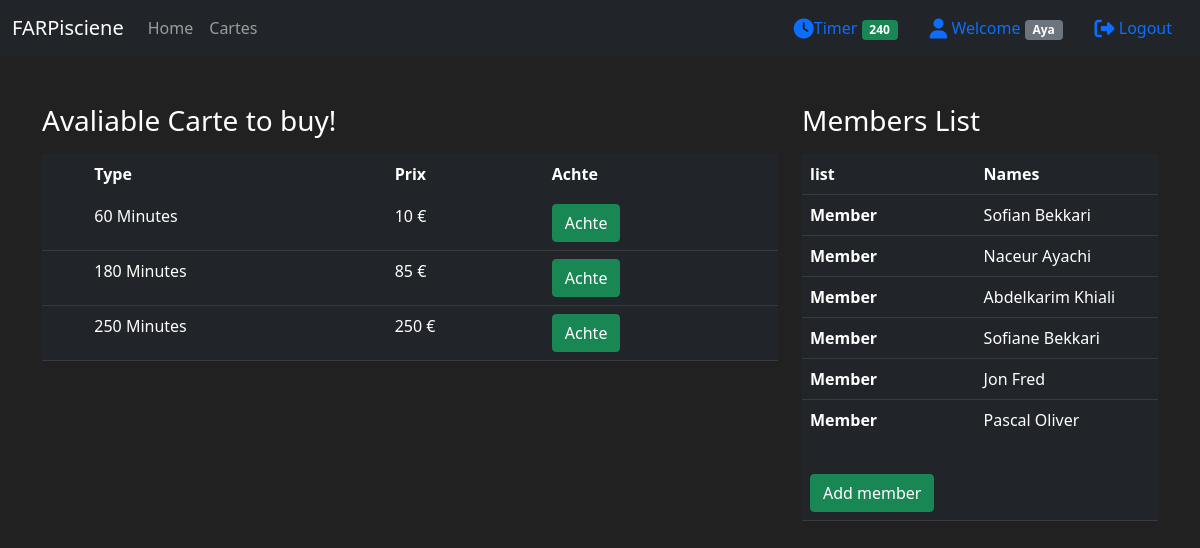
Screenshot of /carte (signed in) with the database file from the repository.
### far_app/models.py (models this page shows, shortened)
class Client(db.Model, UserMixin):
    id = db.Column(db.Integer(), primary_key=True)
    nom = db.Column(db.String(length=30), nullable=False)
    prenom = db.Column(db.String(length=30), nullable=False)
    telephone = db.Column(db.String(length=10), nullable=False, unique=True)
    code_pin = db.Column(db.Integer(), nullable=False) # ADD PIN CODE
    email = db.Column(db.String(length=50), nullable=False, unique=True)
    password_hash = db.Column(db.String(length=68), nullable=False)
    adresse_rue = db.Column(db.String(length=30))
    code_postal = db.Column(db.String(length=8))
    ville = db.Column(db.String(length=10))
    memo = db.Column(db.String(length=256))
    timer = db.Column(db.Integer(), default=0)
    cartes = db.relationship('Carte', backref='owned_user', lazy=True)
    members = db.relationship('Member', backref='main_user', lazy=True)
    '''
    need function later
    '''
    @property
    def password(self):
        return self.password

class Carte(db.Model):
    id = db.Column(db.Integer(), primary_key=True)
    solde = db.Column(db.Integer(), nullable=False)
    code_pin = db.Column(db.String(length=8))
    type_carte = db.Column(db.String(), nullable=False)
    date_achat = db.Column(db.String())#test time
    date_exp = db.Column(db.String())
    owner = db.Column(db.Integer(), db.ForeignKey('client.id'))

class Member(db.Model):
    id = db.Column(db.Integer(), primary_key=True)
    member_nom = db.Column(db.String(length=30), nullable=False)
    member_prenom = db.Column(db.String(length=30), nullable=False)
    member_age = db.Column(db.String(length=30))
    owner_member = db.Column(db.Integer(), db.ForeignKey('client.id'))

### far_app/routes.py (the view, shortened to what this page needs)
@app.route('/carte', methods=['GET', 'POST'])
@login_required # REQUIRE CLIENT TO LOGIN BEFORE ACCESS THIS PAGE
def carte_page():
    member_form = AddMemberForm()
    purchase_form = PurchaseCartForm()
    if request.method == "GET":
        user_id = current_user.id
        cartes = Carte.query.all()
        members = Member.query.filter_by(owner_member=user_id)
        print(f'THIS MEMBER SHIP WITH THIS CLIENT: {members}')
        return render_template('carte.html', cartes=cartes, members=members, purchase_form=purchase_form, member_form=member_form)

### far_app/models.py (called while the page is built)
@login_manager.user_loader
def load_user(user_id):
    return Client.query.get(int(user_id))

### far_app/Templates/Carte.html (shortened to what this page needs)
{% extends 'layout.html' %} {% block title %} Cartes page {% endblock %} {%
block body %}
<div class="container">
  <div class="row">
    <div class="col-8">
      <h3 class="mt-5">Avaliable Carte to buy!</h3>
        <table class="table mt-3">
          <thead>
            <tr class="table-dark">
              <th scope="col"></th>
              <th scope="col">Type</th>
              <th scope="col">Prix</th>
              <th scope="col">Achte</th>
            </tr>
          </thead>
          <tbody>
            {% for carte in cartes %}
            <tr class="table-dark">
              <th scope="row"></th>
              {% if carte.type_carte == 'Unlimited' %}
              <td>{{ carte.type_carte }}</td>
              {% else %}
              <td>{{ carte.type_carte }} Minutes</td>
              {% endif %}
              <td>{{ carte.solde }} €</td>
              <td>
                <button class="btn btn-outline btn-success" data-bs-toggle="modal" data-bs-target="#buyModal-{{ carte.id }}">Achte</button>
              </td>
            </tr>
            {% endfor %}
          </tbody>
        </table>
    </div>
    <div class="col-4">
      <h3 class="mt-5">Members List</h3>
      <table class="table mt-3">
        <thead>
          <tr class="table-dark">
            <th scope="col">list</th>
            <th scope="col">Names</th>
                 {% for member in members %}
                 <tr class="table-dark">
                   <th scope="row">Member</th>
                   <td> {{ member.member_prenom }} {{ member.member_nom }}</td>
                </tr>
                {% endfor %}
        </thead>
        <tbody>
          <tr class="table-dark">
            <td>
              <button class="btn btn-outline btn-success mt-4" id="add_mem" data-bs-toggle="modal" data-bs-target="#addModal-{{ current_user.id }}">Add member</button>
            </td>
            <td></td>
        </tbody>
      </table>
    </div>
  </div>
</div>
  {% endblock%}

### far_app/Templates/layout.html (shortened to what this page needs)
<!DOCTYPE html>
<html lang="en">
  <head>
    <link
      href="https://cdn.jsdelivr.net/npm/bootstrap@5.1.3/dist/css/bootstrap.min.css"
      rel="stylesheet"
    />
  </head>
  <body>
    <nav class="navbar navbar-expand-lg navbar-dark bg-dark">
      <div class="container-fluid">
        <a class="navbar-brand" href="#">FARPisciene</a>
        <div class="collapse navbar-collapse" id="navbarNavAltMarkup">
          <div class="navbar-nav">
            <a
              class="nav-link"
              aria-current="page"
              href="{{url_for('home_page')}}"
              >Home</a
            >
            <a class="nav-link" href="{{url_for('carte_page')}}">Cartes</a>
          </div>
        </div>
        {% if current_user.is_authenticated %}
          <div class="d-flex">
            <a class="nav-link" href="#"><i class="fas fa-clock fa-lg"></i>Timer
              <span class="badge bg-success"> {{ current_user.timer }}</span></a>
            <span class="nav-link" href="#"><i class="fas fa-user fa-lg"></i> Welcome
              <span class="badge bg-secondary">{{ current_user.prenom }}</span></span>
            <a class="nav-link" href="{{url_for('logout_page')}}"><i class="fas fa-sign-out-alt fa-lg"></i> Logout</a>
          </div>
        {% else%}
          <div class="d-flex">
            <a class="nav-link" href="{{url_for('login_page')}}">Log in</a>
            <a class="nav-link" href="{{url_for('register_page')}}">Register</a>
          </div>
        {% endif%}
      </div>
    </nav>
    {% block body %}
    {% endblock %}
  </body>
</html>

### far_app/Templates/layout.html (style rules this page uses)
body { background-color: #212121; color: white; }

### rows the page displays
Client: timer "240", prenom "Aya"
Carte: type_carte "60", solde "10"
Carte: type_carte "180", solde "85"
Carte: type_carte "250", solde "250"
Member: member_prenom "Sofian", member_nom "Bekkari"
Member: member_prenom "Naceur", member_nom "Ayachi"
Member: member_prenom "Abdelkarim", member_nom "Khiali"
Member: member_prenom "Sofiane", member_nom "Bekkari"
Member: member_prenom "Jon", member_nom "Fred"
Member: member_prenom "Pascal", member_nom "Oliver"
